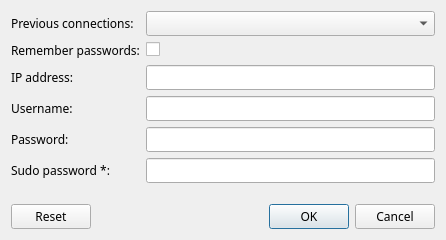
<?xml version="1.0" encoding="UTF-8"?>
<ui version="4.0">
 <class>DialogPassword</class>
 <widget class="QDialog" name="DialogPassword">
  <property name="windowModality">
   <enum>Qt::WindowModal</enum>
  </property>
  <property name="geometry">
   <rect>
    <x>0</x>
    <y>0</y>
    <width>446</width>
    <height>240</height>
   </rect>
  </property>
  <property name="font">
   <font>
    <family>Ubuntu Mono</family>
   </font>
  </property>
  <property name="windowTitle">
   <string>Enter and select connection details</string>
  </property>
  <layout class="QVBoxLayout" name="verticalLayout_2">
   <item>
    <layout class="QVBoxLayout" name="verticalLayout">
     <item>
      <layout class="QFormLayout" name="formLayout">
       <item row="4" column="0">
        <widget class="QLabel" name="passwordLabel">
         <property name="text">
          <string>Password: </string>
         </property>
        </widget>
       </item>
       <item row="4" column="1">
        <widget class="QLineEdit" name="passwordLineEdit">
         <property name="maxLength">
          <number>256</number>
         </property>
         <property name="echoMode">
          <enum>QLineEdit::Password</enum>
         </property>
        </widget>
       </item>
       <item row="0" column="0">
        <widget class="QLabel" name="previousConnectionsLabel">
         <property name="text">
          <string>Previous connections:</string>
         </property>
        </widget>
       </item>
       <item row="0" column="1">
        <widget class="QComboBox" name="previousConnectionsComboBox"/>
       </item>
       <item row="2" column="0">
        <widget class="QLabel" name="iPAddressLabel">
         <property name="text">
          <string>IP address:</string>
         </property>
        </widget>
       </item>
       <item row="2" column="1">
        <widget class="QLineEdit" name="iPAddressLineEdit">
         <property name="maxLength">
          <number>256</number>
         </property>
        </widget>
       </item>
       <item row="5" column="0">
        <widget class="QLabel" name="sudoPasswordLabel">
         <property name="text">
          <string>Sudo password *:</string>
         </property>
        </widget>
       </item>
       <item row="5" column="1">
        <widget class="QLineEdit" name="sudoPasswordLineEdit">
         <property name="maxLength">
          <number>256</number>
         </property>
         <property name="echoMode">
          <enum>QLineEdit::Password</enum>
         </property>
        </widget>
       </item>
       <item row="1" column="0">
        <widget class="QLabel" name="rememberPasswordsLabel">
         <property name="text">
          <string>Remember passwords:</string>
         </property>
        </widget>
       </item>
       <item row="1" column="1">
        <widget class="QCheckBox" name="rememberPasswordsCheckBox"/>
       </item>
       <item row="3" column="0">
        <widget class="QLabel" name="usernameLabel">
         <property name="text">
          <string>Username:</string>
         </property>
        </widget>
       </item>
       <item row="3" column="1">
        <widget class="QLineEdit" name="usernameLineEdit"/>
       </item>
      </layout>
     </item>
     <item>
      <widget class="QDialogButtonBox" name="buttonBox">
       <property name="standardButtons">
        <set>QDialogButtonBox::Cancel|QDialogButtonBox::Ok|QDialogButtonBox::Reset</set>
       </property>
      </widget>
     </item>
    </layout>
   </item>
  </layout>
 </widget>
 <tabstops>
  <tabstop>passwordLineEdit</tabstop>
  <tabstop>sudoPasswordLineEdit</tabstop>
  <tabstop>previousConnectionsComboBox</tabstop>
  <tabstop>rememberPasswordsCheckBox</tabstop>
  <tabstop>iPAddressLineEdit</tabstop>
  <tabstop>usernameLineEdit</tabstop>
  <tabstop>buttonBox</tabstop>
 </tabstops>
 <resources/>
 <connections/>
</ui>
